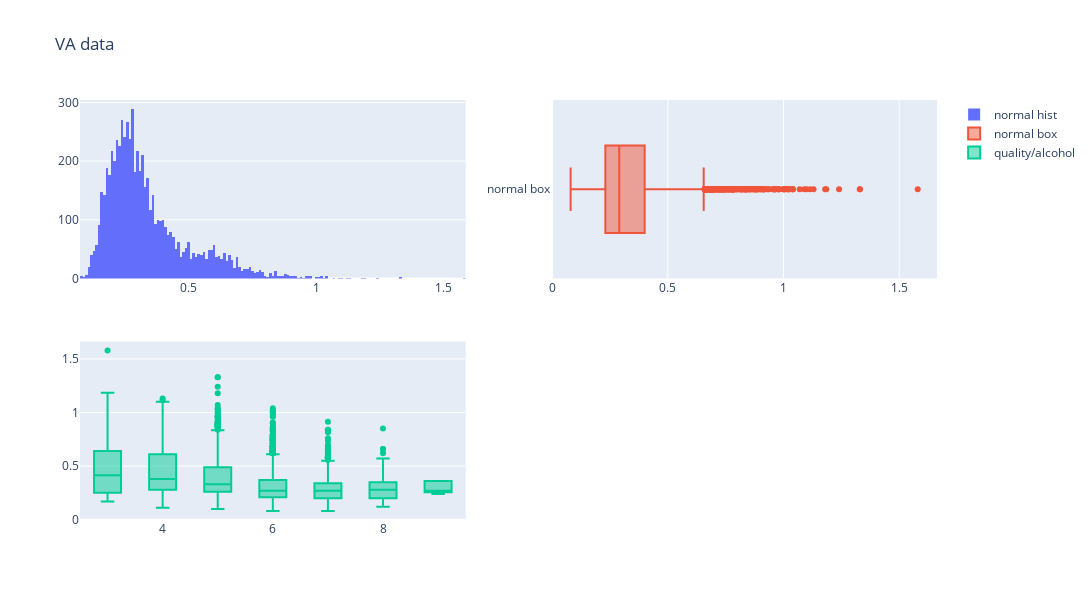

Notebook code cell kept with this figure:
### Markdown cell above
---
Volatile acidity

### Code cell
fig = make_subplots(rows=2,cols=2)

#histogram for red
fig.append_trace(go.Histogram(
    x=total_wine["volatile acidity"],
    name="normal hist"), row=1,col=1)

#boxplot for red
fig.append_trace(go.Box(
    x=total_wine["volatile acidity"],
    name="normal box"
),row=1,col=2)

fig.append_trace(go.Box(
    x=total_wine["quality"],
    y=total_wine["volatile acidity"],
    name="quality/alcohol"
),row=2, col=1)

#histogram for white
fig.update_layout(height=600, width=1200, title_text="VA data")
fig.show()

### Figure 1 — Plotly figure (JSON) as saved in the notebook; plotly's stock layout.template omitted (floating-point values rounded to 4 significant figures; data arrays with more than 128 entries replaced by an {"elided": "..."} marker saying what was removed)
{"data": [{"name": "normal hist", "type": "histogram", "x": {"elided": "6497 float values"}, "xaxis": "x", "yaxis": "y"}, {"name": "normal box", "type": "box", "x": {"elided": "6497 float values"}, "xaxis": "x2", "yaxis": "y2"}, {"name": "quality/alcohol", "type": "box", "x": {"elided": "6497 int values"}, "xaxis": "x3", "y": {"elided": "6497 float values"}, "yaxis": "y3"}], "layout": {"height": 600, "title": {"text": "VA data"}, "width": 1200, "xaxis": {"anchor": "y", "domain": [0, 0.45]}, "xaxis2": {"anchor": "y2", "domain": [0.55, 1]}, "xaxis3": {"anchor": "y3", "domain": [0, 0.45]}, "xaxis4": {"anchor": "y4", "domain": [0.55, 1]}, "yaxis": {"anchor": "x", "domain": [0.575, 1]}, "yaxis2": {"anchor": "x2", "domain": [0.575, 1]}, "yaxis3": {"anchor": "x3", "domain": [0, 0.425]}, "yaxis4": {"anchor": "x4", "domain": [0, 0.425]}}}
